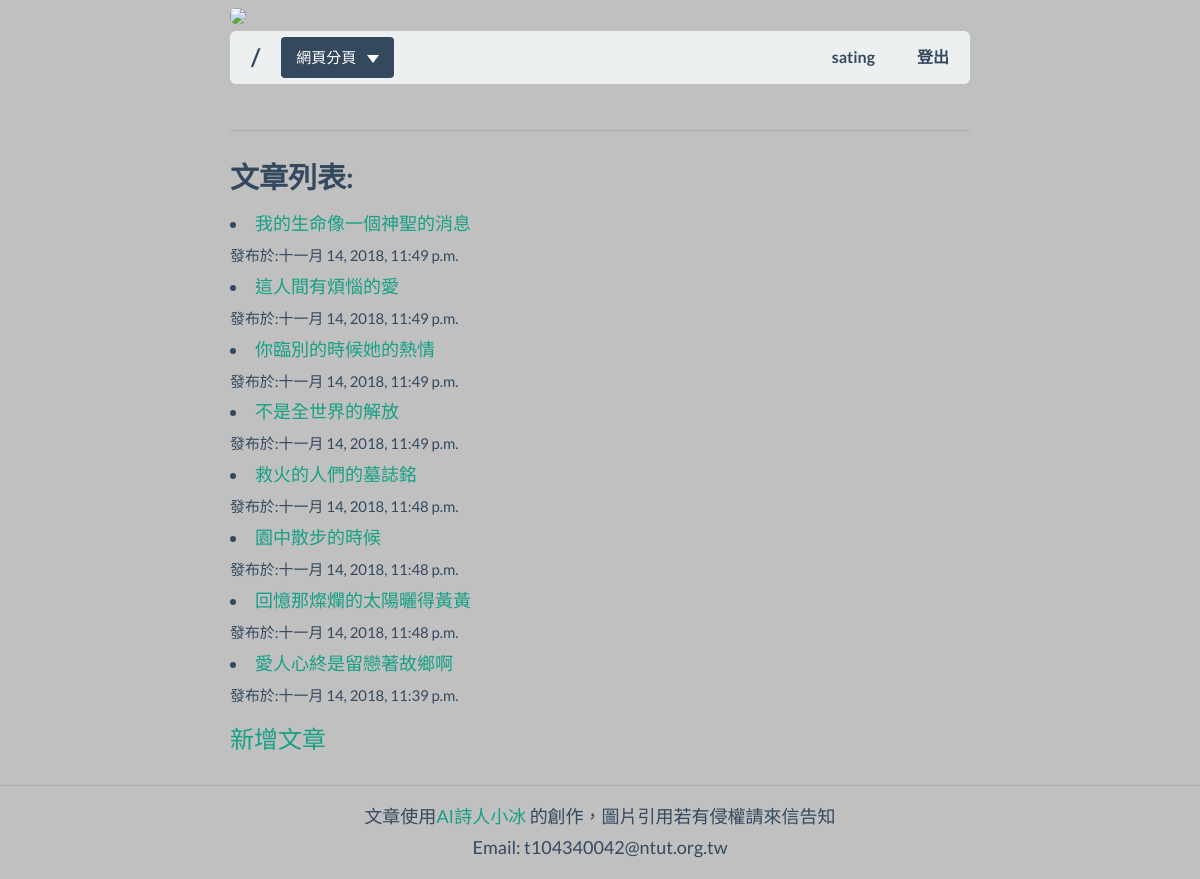
Page /dashboard/ (signed in) on the earlier database version.
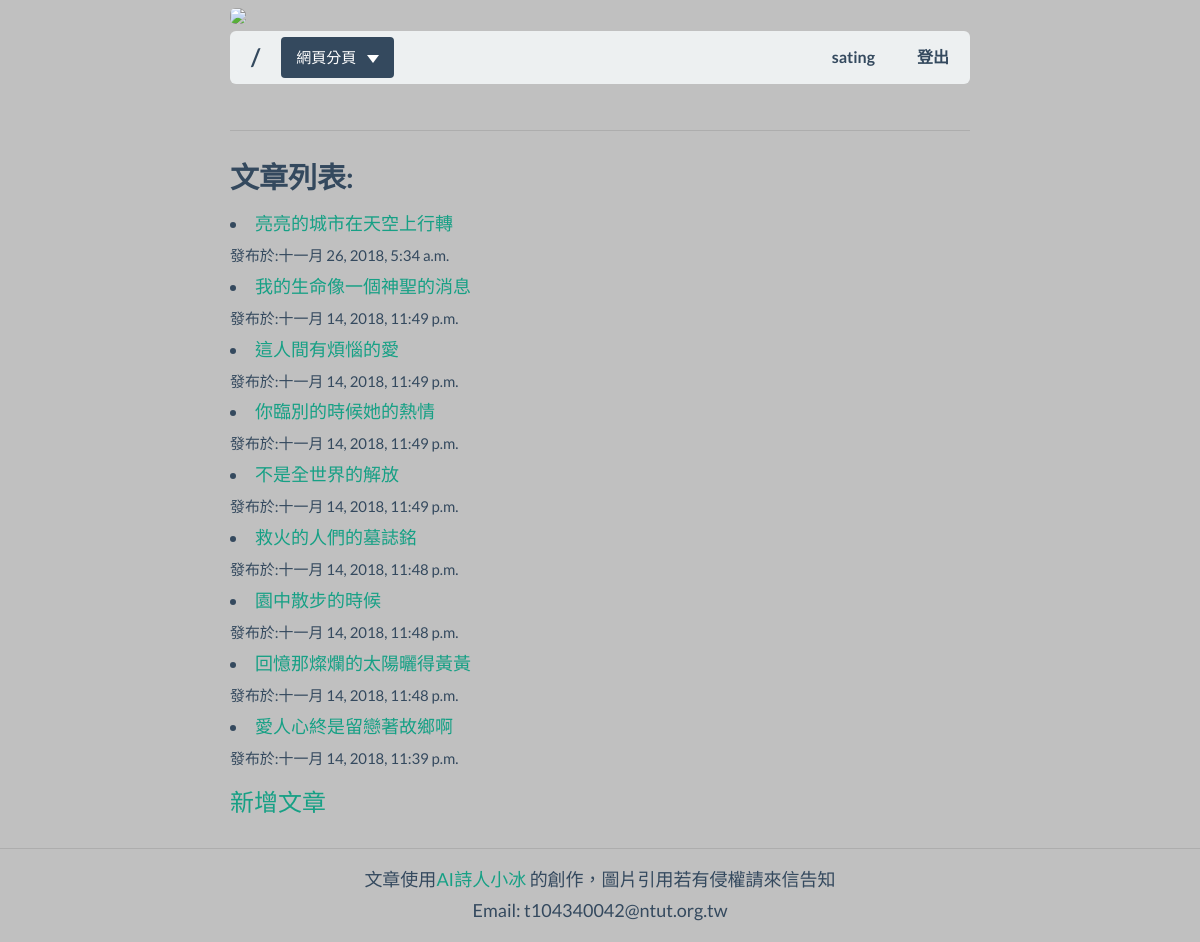
Same page on the later database version.
### blog/models.py (models this page shows, shortened)
class Post(models.Model):
    author = models.CharField('作者',max_length = 200 ,editable = False )
    title = models.CharField('標題' ,max_length = 200 )
    slug = models.SlugField('網址' ,unique = True ,editable = False )
    context = models.TextField('文章內容' )
    publish_time = models.DateTimeField('發布時間' ,auto_now_add = True )
    edited_time = models.DateTimeField('修改時間' ,auto_now = True )
    def rename(instance,filename):
        ext = filename.split('.')[-1]
        return '{0}/{1}.{2}'.format('post/side',instance.slug,ext)
    image = models.ImageField('側邊圖片',upload_to=rename,blank=True )

### Django_website/views.py (the view)
# urls.py: path('dashboard/',Dashboard),
@login_required
def Dashboard(request):
    posts = Post.objects.all().order_by('-publish_time')
    return render(request,'Dashboard.html',locals())

### templates/Dashboard.html (shortened to what this page needs)
{% extends 'Base.html' %}
{% block index %}
<div class="container ">
    <h4>文章列表:</h4>
    {% for post in posts %}
    <li><a href='/post/{{ post.slug}}'>{{ post.title }}</a></li>
    <small>發布於:{{ post.publish_time }}</small>
    {% endfor %}
    <h6><a href='edit/'>新增文章</a></h6>
</div>
{% endblock index %}

Differences in the rows shown:
added Post: title "亮亮的城市在天空上行轉", publish_time "十一月 26, 2018, 5:34 a.m."
